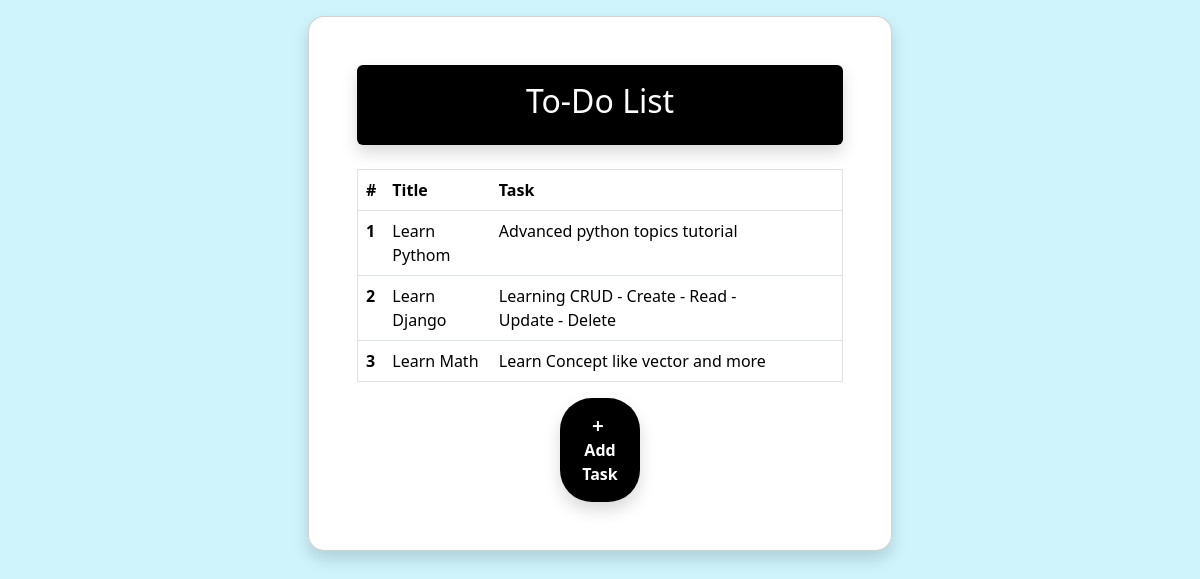
Before: / with the older database file.
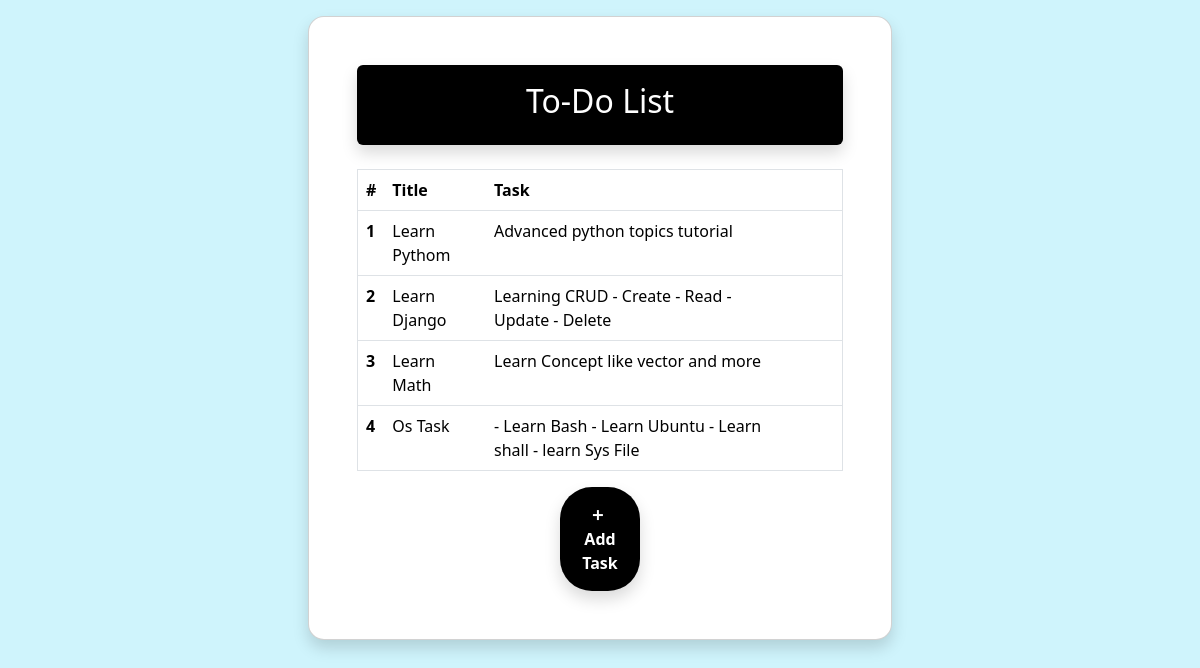
After: the same page with the newer database file.
### main/models.py (models this page shows, shortened)
class To_do(models.Model):
    todo_title = models.TextField(null= True)
    todo_task = models.TextField(null= True)

### main/views.py (the view)
# urls.py: 2. Add a URL to urlpatterns:  path('', views.home, name='home')
def home(request):
    todo = To_do.objects.all()
    context = {"title": "Home Page", "todo": todo}
    return render(request, "index.html", context)

### main/templates/index.html (shortened to what this page needs)
{% extends "base.html" %}
{% block container %}
<div class="container card shadow bg-white p-5 col-6 rounded-4">
  <div class="p-3 mb-2 bg-black text-center card shadow text-white rounded-2">
    <h2>To-Do List</h2>
  </div>
  <table class="table table-hover my-3 border P-">
    <thead>
      <tr>
        <th scope="col">#</th>
        <th scope="col">Title</th>
        <th scope="col">Task</th>
        <th scope="col"></th>
        <th scope="col"></th>
      </tr>
    </thead>
    <tbody>
      {% for i in todo %}
      <tr class="todo-item">
        <th scope="row"> {{forloop.counter}} </th>
        <td>{{i.todo_title}}</td>
        <td>{{i.todo_task}}</td>
        <td class="icon-container" id="delete"> <a href="/Delete_task/{{i.id}}">
          </a>
        </td>
        <td class="icon-container" id="edit"> <a href="/Update_task/{{i.id}}">
          </a>
        </td>
      </tr>
      {% endfor %}
    </tbody>
  </table>
  <div class="d-flex justify-content-center">
    <a class="p-3  rounded-2 text-center col-2 my-auto bg-black text-white rounded-5 shadow link-underline link-underline-opacity-0"
      href=" {% url 'add_task' %} ">
      <strong>
        <i class="ri-add-line" style="margin-right: 5px;"></i> Add Task
      </strong>
    </a>
  </div>
</div>
{% endblock %}

### templates/base.html (shortened to what this page needs)
{% load static %}
<!DOCTYPE html>
<html lang="en">
    <head>
        <link href="https://cdn.jsdelivr.net/npm/bootstrap@5.3.3/dist/css/bootstrap.min.css" rel="stylesheet">
        <link href="https://cdn.jsdelivr.net/npm/remixicon@4.5.0/fonts/remixicon.css" rel="stylesheet" />
        <link rel="stylesheet" href=" {% static 'css/style.css' %} ">
    </head>
    <body class="p-3 mb-2 bg-info-subtle text-info-emphasis">
        {% block container %}
        {% endblock %}
    </body>
</html>

Changed rows visible on the page:
added To_do: todo_title "Os Task", todo_task "- Learn Bash - Learn Ubuntu - Learn shall - learn Sys File"
